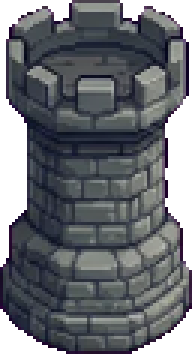
#> input picture assets/tower.png, 64 x 118 px (shown 3 times larger)
$ python cut_sprite.py ../assets/tower.png ../assets/tower.png 5
#> lines starting #> are read from the running program, lines starting #| are printed output that depends on the picture; after the words box and inside, x2 and y2 are one past the last pixel; in counts of white or black regions, pixels touching at a corner belong together
"""Нарезка картинки персонажа с розового фона #FF00FF в assets/<name>.png.

    python3 tools/cut_sprite.py картинка.png name высота   (высота = игровая высота × 3, см. CLAUDE.md)
    python3 tools/cut_sprite.py башня.png tower 354         (башня ещё и подгоняется по цвету под текущую tower.png)

Убирает фон и розовую кайму, стирает тонкие линии (тетиву), обрезает и ужимает до нужной высоты.
Нужны Pillow, numpy, scipy.
"""
import sys, numpy as np
from PIL import Image
from scipy import ndimage as nd
A = __file__.rsplit('/tools/', 1)[0] + '/assets'

def cut(path, H):
#> called with path = '../assets/tower.png', H = 5
    im = np.asarray(Image.open(path).convert('RGB')).astype(np.float32)
    R, G, B = im[..., 0], im[..., 1], im[..., 2]
    key = np.minimum(R, B) - G                      # «розовость»: у фона ~255, у персонажей ≤ 0
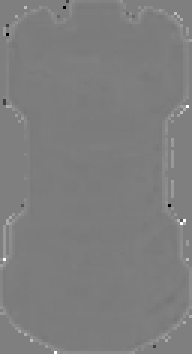
#> key: shape (118, 64) float32 (shown 3 times larger); min -255, max 255, mean -2.5; drawn with min black and max white
    a = np.clip((150 - key) / 90, 0, 1)             # мягкая маска
    # снимаем примесь фона с полупрозрачных краёв: C = a·F + (1−a)·M
    M = np.array([255, 0, 255], np.float32)
    aa = np.maximum(a, 0.05)[..., None]
    F = np.clip((im - (1 - aa) * M) / aa, 0, 255)
    F = np.where((a < 1)[..., None], F, im)
    mask = a > 0.5
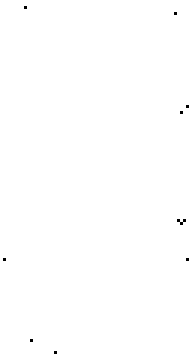
#> mask: shape (118, 64) bool (shown 3 times larger); 99.9% white; black in thin lines or dots
    # тонкие линии (тетива, искры сжатия) убираем: открытие, затем возвращаем края толстых частей
    op = nd.binary_opening(mask, structure=np.ones((7, 7)))
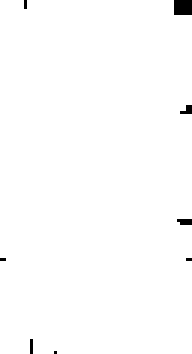
#> op: shape (118, 64) bool (shown 3 times larger); 99.2% white; 8 black regions (7 under 20 px), largest, box (x1, y1, x2, y2) and area: (58, 0, 64, 5) 30
    mask &= nd.binary_dilation(op, iterations=3)
#> mask: shape (118, 64) bool; 99.8% white; black in thin lines or dots
    lab, n = nd.label(mask)
#> lab: shape (118, 64) int32; values 0 (black) and 1 (white), 99.8% white; black in thin lines or dots
#> n = 1
    sizes = nd.sum(mask, lab, range(1, n + 1))
#> sizes = [7535]
    keep = [i + 1 for i, s in enumerate(sizes) if s > 0.01 * sizes.max()]
#> keep = [1]
    mask = np.isin(lab, keep)
    # остатки розового на краях (тёмная кайма с пурпурным оттенком) — уводим в нейтраль
    edge = mask & ~nd.binary_erosion(mask, iterations=3)
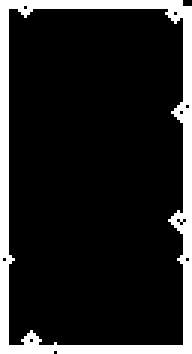
#> edge: shape (118, 64) bool (shown 3 times larger); 15.1% white; 1 white region, box (x1, y1, x2, y2) and area: (0, 0, 64, 118) 1137
    Fr, Fg, Fb = F[..., 0], F[..., 1], F[..., 2]
    spill = np.clip(np.minimum(Fr, Fb) - Fg, 0, None) * edge
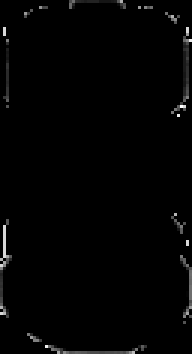
#> spill: shape (118, 64) float32 (shown 3 times larger); min 0, max 60, mean 0.7; drawn with min black and max white
    F[..., 0] -= spill; F[..., 2] -= spill
#> after `F[..., 0] -= spill`:
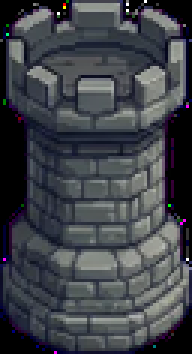
#> F: shape (118, 64, 3) float32 (shown 3 times larger); mean R, G, B 63.2, 66.2, 72.6
#> after `F[..., 2] -= spill`:
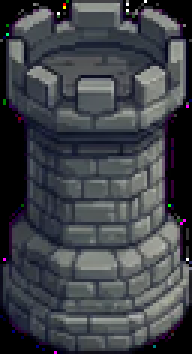
#> F: shape (118, 64, 3) float32 (shown 3 times larger); 3.55% of pixels changed, all inside (x1, y1, x2, y2) = (0, 0, 64, 118)
    ys, xs = np.where(mask)
#> ys = 7535 values from 0 to 117; xs = 7535 values, max 63 at index 184, min 0 at index 0, mean 31.46
    y0, y1, x0, x1 = ys.min(), ys.max() + 1, xs.min(), xs.max() + 1
#> y0 = 0; y1 = 118; x0 = 0; x1 = 64
    rgba = np.dstack([F, mask * 255.0])[y0:y1, x0:x1].astype(np.uint8)
    img = Image.fromarray(rgba, 'RGBA')
    W = round(img.width * H / img.height)
#> W = 3
    out = img.convert('RGBa').resize((W, H), Image.BOX).convert('RGBA')
    return out, (x0, y0, x1, y1)

def match_hist(img, ref):
    a = np.asarray(img).astype(np.float32); r = np.asarray(ref).astype(np.float32)
    m, rm = a[..., 3] > 0, r[..., 3] > 0
    for c in range(3):
        src = a[..., c][m]; tgt = np.sort(r[..., c][rm])
        q = np.argsort(np.argsort(src)) / max(1, len(src) - 1)
        a[..., c][m] = tgt[(q * (len(tgt) - 1)).astype(int)]
    return Image.fromarray(np.clip(a, 0, 255).astype(np.uint8), 'RGBA')

if __name__ == '__main__':
    path, name, H = sys.argv[1], sys.argv[2], int(sys.argv[3])
    out, box = cut(path, H)
#> box = (0, 0, 64, 118)
    if name == 'tower': out = match_hist(out, Image.open(f'{A}/tower.png').convert('RGBA'))
    out.save(f'{A}/{name}.png'); print(name, out.size)
#| ../assets/tower.png (3, 5)
